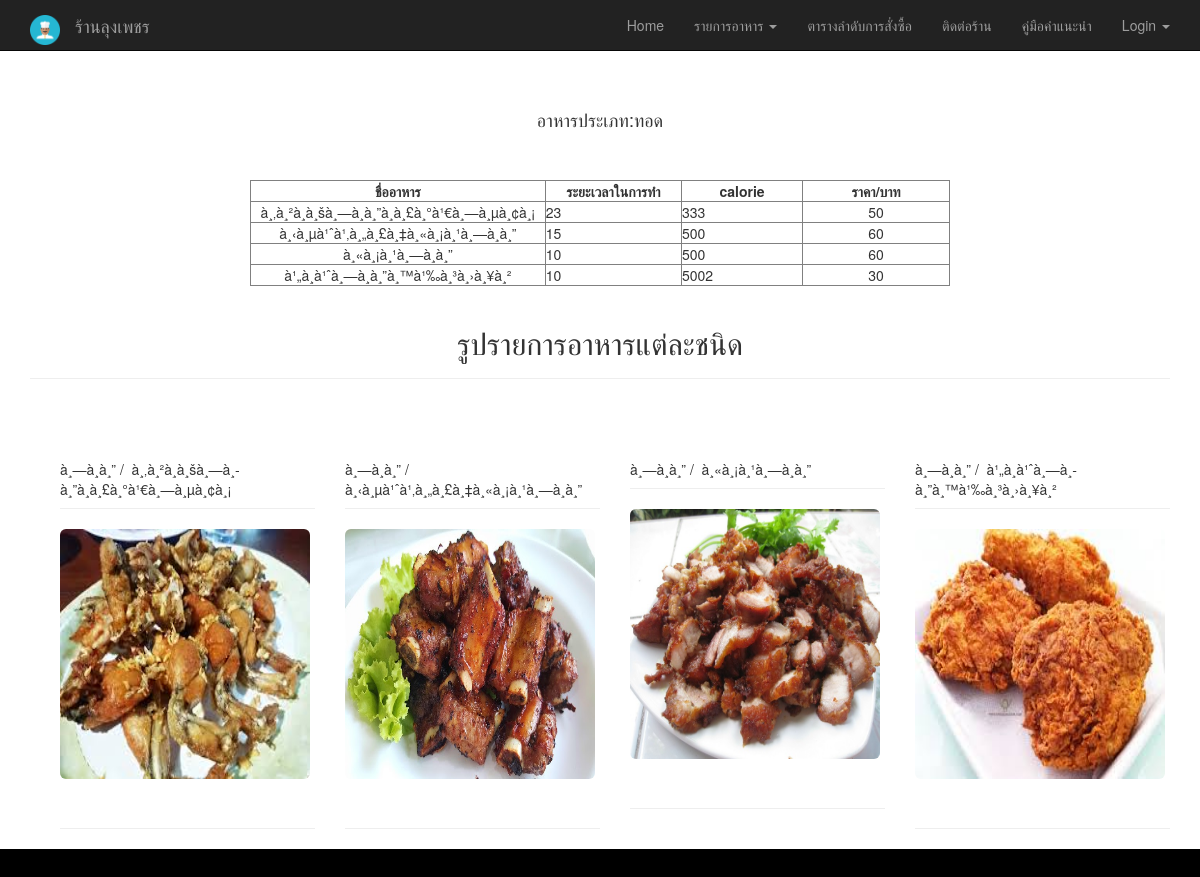
Page /foods2.php on the earlier database version.
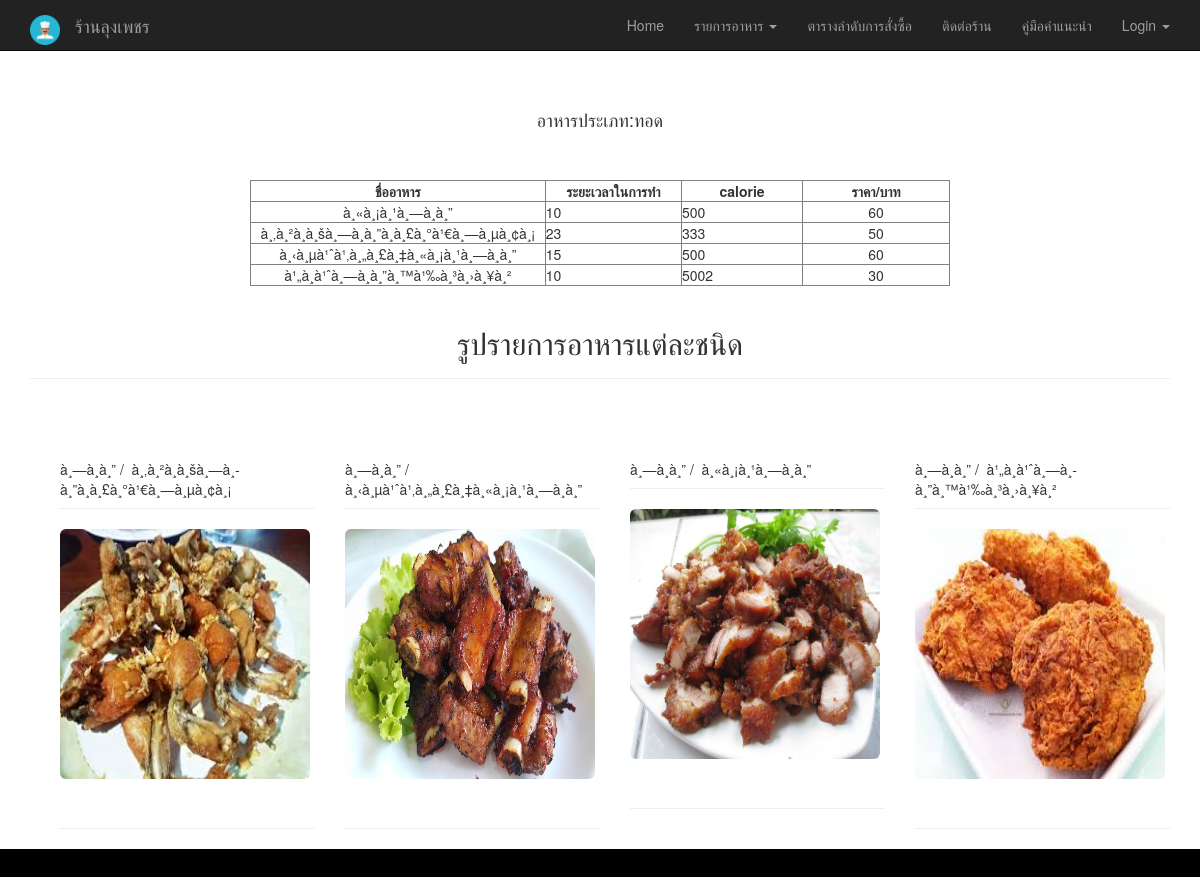
Same page on the later database version.
### tables this page shows
CREATE TABLE `type2` (
  `id` int(11) NOT NULL,
  `name` varchar(50) NOT NULL,
  `calorie` varchar(50) NOT NULL,
  `price` int(11) NOT NULL,
  `type` varchar(50) NOT NULL
);

CREATE TABLE `tbl_users2` (
  `userID` int(11) NOT NULL,
  `userName` varchar(111) NOT NULL,
  `userProfession` varchar(111) NOT NULL,
  `userPic` varchar(200) NOT NULL
);

### foods2.php (the view, shortened to what this page needs)
<?php
require_once 'dbconfig.php';
?>
<!DOCTYPE html>
<html>
<head>
  <link rel="stylesheet" type="text/css" href="./css/bootstrap.css">
  <link rel="stylesheet" type="text/css" href="css.css">
</head>
<body>
    <nav id="scrollingNav" class="navbar navbar-inverse navbar-fixed-top" role= "navigation">
<div class="container">
    <div class="navbar-header">
      <a class="navbar-brand">  <img class="circle" src="./image/icon5.png" width="30" height="30"  border-radius="50"/></a>
      <a class="navbar-brand" href="index.php">ร้านลุงเพชร</a>
    </div>
      <ul class="nav navbar-nav navbar-right">
      <li><a href="index.php">Home</a></li>
       <li class="dropdown">
          <a href="#" class="dropdown-toggle" data-toggle="dropdown" role="button" aria-haspopup="true" aria-expanded="false">รายการอาหาร <span class="caret"></span></a>
        </li>
       <li ><a href="order.php">ตารางลำดับการสั่งซื้อ</a></li>
        <li><a href="ContactUs.php">ติดต่อร้าน</a></li>
       <li><a href="document.php">คู่มือคำแนะนำ</a></li>
        <li class="dropdown">
          <a href="#" class="dropdown-toggle" data-toggle="dropdown" role="button" aria-haspopup="true" aria-expanded="false">Login <span class="caret"></span></a>
        </li>
      </ul>
    </div>
</nav>
</div> <br><br><br><br><br>
<?php
$strSQL = "SELECT * FROM type2";
$objQuery = mysql_query($strSQL) or die ("Error Query [".$strSQL."]");
?>
<div class="center">
<center><H4>อาหารประเภท:ทอด</H4></center><br><br>
<center><table width="700" border="1">
  <tr>
    <th width="91"> <div align="center">ชื่ออาหาร </div></th>
    <th width="90"> <div align="center">ระยะเวลาในการทำ </div></th>
    <th width="80"> <div align="center">calorie </div></th>
    <th width="97"> <div align="center">ราคา/บาท </div></th>
  </tr></center>
<?php
while($objResult = mysql_fetch_array($objQuery))
{
?>
  <tr>
    <td><div align="center"><?php echo $objResult["name"];?></div></td>
    <td><?php echo $objResult["type"];?></td>
    <td><?php echo $objResult["calorie"];?></td>
    <td><div align="center"><?php echo $objResult["price"];?></div></td>
  </tr>
<?php
}
?>
</table></div>
<div class="container">
  <div class="page-header">
      <center><h1 class="h2">รูปรายการอาหารแต่ละชนิด</h1> </center>
    </div>
<br />
<div class="container">
<?php
  $stmt = $DB_con->prepare('SELECT userID, userName, userProfession, userPic FROM tbl_users2 ORDER BY userID DESC');
  $stmt->execute();
  if($stmt->rowCount() > 0)
  {
    while($row=$stmt->fetch(PDO::FETCH_ASSOC))
    {
      extract($row);
      ?>
      <div class="col-xs-3">
        <p class="page-header"><?php echo $userName."&nbsp;/&nbsp; ".$userProfession; ?> </p>
        <img src="user_images2/<?php echo $row['userPic']; ?>" class="img-rounded" width="250px" height="250px" />
        <p class="page-header">
        </p>
      </div>
      <?php
    }
  }
?>
</div>
</div>
<footer>  </footer>
</body>

Differences in the rows shown:
changed type2 "à¸«à¸¡à¸¹à¸—à¸­à¸”": moves up the list
